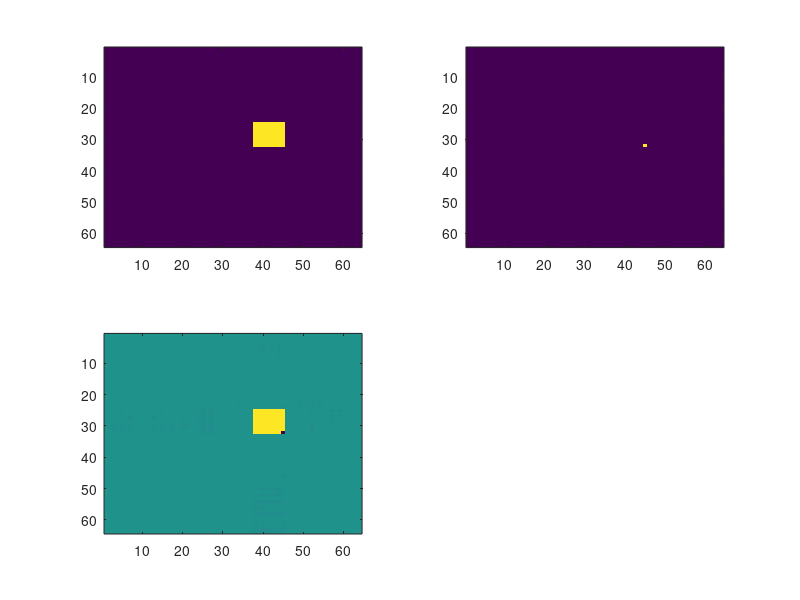

Write the MATLAB code that produced this figure.
N = 64;
d = 8;
xRi = [32 45];

I = zeros(N);
I(xRi(1),xRi(2)) = 1;
% I(1:4,1:4) = 1;

g = zeros(N,N);
g(1:d,1:d) = 1;
blockNorms = real(circshift(ifft2(fft2(g).*fft2(I.^2)),[-d+1,-d+1]));

xR = I(xRi(1):xRi(1)+d-1,xRi(2):xRi(2)+d-1);


FI = fft2(I);
IP = real(ifft2(conj(fft2(xR,N,N)).*FI));
blockDistances = (blockNorms(xRi(1),xRi(2)) + blockNorms - 2*IP);


figure(123);
subplot(2,2,1);imagesc(blockNorms);
subplot(2,2,2);imagesc(IP);
subplot(2,2,3);imagesc(blockDistances);
